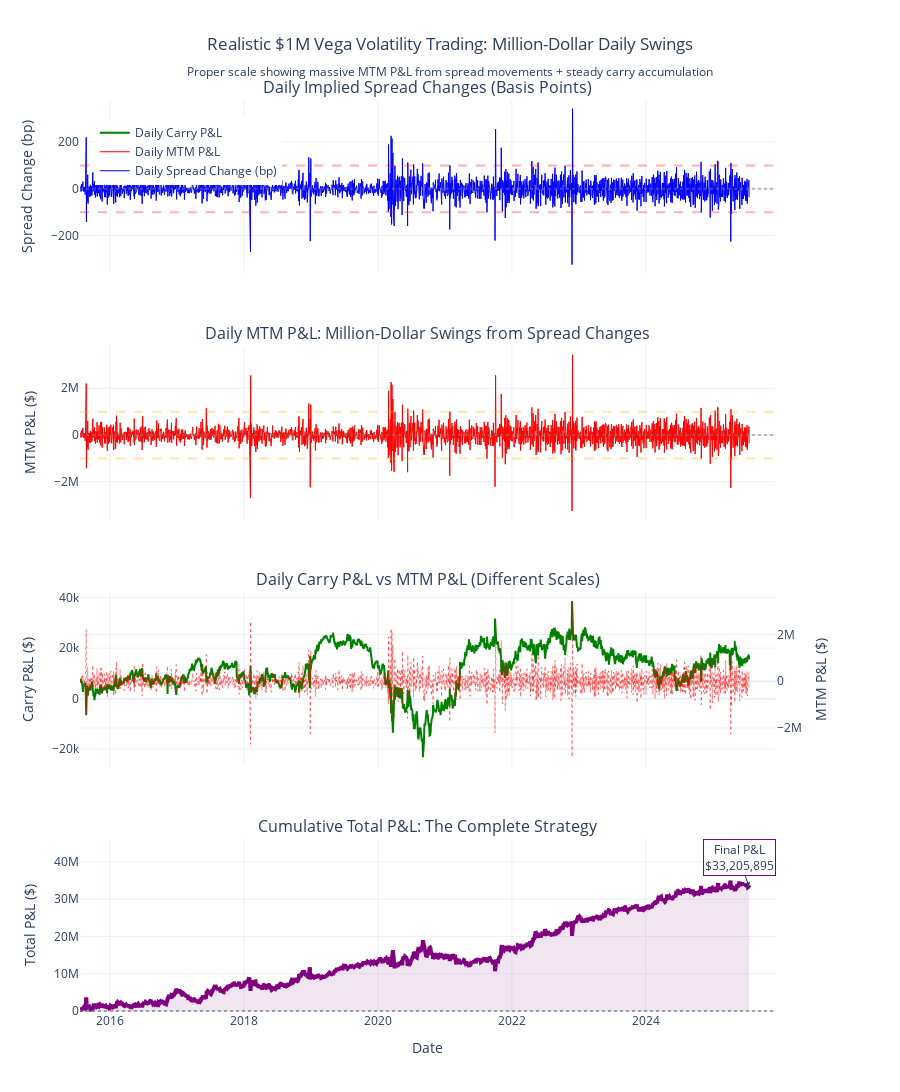

Notebook source saved alongside this figure:
### Markdown cell above
#### Realistic Visualization with Million-Dollar Swings

### Code cell
# Create visualization showing realistic million-dollar swings
fig = make_subplots(
    rows=4, cols=1,
    subplot_titles=[
        'Daily Implied Spread Changes (Basis Points)',
        'Daily MTM P&L: Million-Dollar Swings from Spread Changes',
        'Daily Carry P&L vs MTM P&L (Different Scales)',
        'Cumulative Total P&L: The Complete Strategy'
    ],
    vertical_spacing=0.08,
    shared_xaxes=True,
    specs=[[{"secondary_y": False}], [{"secondary_y": False}], [{"secondary_y": True}], [{"secondary_y": False}]]
)

# Plot 1: Daily spread changes in basis points
if 'properly_scaled_pnl' in locals():
    spread_changes_bp = properly_scaled_pnl['daily_spread_change'] * 100  # Convert to basis points
    
    fig.add_trace(
        go.Scatter(
            x=properly_scaled_pnl['date'],
            y=spread_changes_bp,
            mode='lines',
            name='Daily Spread Change (bp)',
            line=dict(color='blue', width=1),
            hovertemplate='<b>Spread Change</b><br>Date: %{x}<br>Change: %{y:.0f} bp<extra></extra>'
        ),
        row=1, col=1
    )
    
    fig.add_hline(y=0, line_dash="dot", line_color="gray", opacity=0.5, row=1, col=1)
    fig.add_hline(y=100, line_dash="dash", line_color="red", opacity=0.3, row=1, col=1)
    fig.add_hline(y=-100, line_dash="dash", line_color="red", opacity=0.3, row=1, col=1)
    
    # Plot 2: MTM P&L (the massive swings)
    fig.add_trace(
        go.Scatter(
            x=properly_scaled_pnl['date'],
            y=properly_scaled_pnl['mtm_pnl'],
            mode='lines',
            name='Daily MTM P&L',
            line=dict(color='red', width=1),
            hovertemplate='<b>MTM P&L</b><br>Date: %{x}<br>P&L: $%{y:,.0f}<extra></extra>'
        ),
        row=2, col=1
    )
    
    fig.add_hline(y=0, line_dash="dot", line_color="gray", opacity=0.5, row=2, col=1)
    fig.add_hline(y=1000000, line_dash="dash", line_color="orange", opacity=0.3, row=2, col=1)
    fig.add_hline(y=-1000000, line_dash="dash", line_color="orange", opacity=0.3, row=2, col=1)
    
    # Plot 3: Carry vs MTM on different scales
    fig.add_trace(
        go.Scatter(
            x=properly_scaled_pnl['date'],
            y=properly_scaled_pnl['daily_carry_pnl'],
            mode='lines',
            name='Daily Carry P&L',
            line=dict(color='green', width=2),
            hovertemplate='<b>Carry P&L</b><br>Date: %{x}<br>P&L: $%{y:,.0f}<extra></extra>'
        ),
        row=3, col=1
    )
    
    fig.add_trace(
        go.Scatter(
            x=properly_scaled_pnl['date'],
            y=properly_scaled_pnl['mtm_pnl'],
            mode='lines',
            name='MTM P&L (Right Scale)',
            line=dict(color='red', width=1, dash='dot'),
            opacity=0.5,
            hovertemplate='<b>MTM P&L</b><br>Date: %{x}<br>P&L: $%{y:,.0f}<extra></extra>',
            showlegend=False
        ),
        row=3, col=1, secondary_y=True
    )
    
    # Plot 4: Cumulative total P&L
    fig.add_trace(
        go.Scatter(
            x=properly_scaled_pnl['date'],
            y=properly_scaled_pnl['cumulative_total_pnl'],
            mode='lines',
            name='Total Strategy P&L',
            line=dict(color='purple', width=4),
            fill='tonexty',
            fillcolor='rgba(128, 0, 128, 0.1)',
            hovertemplate='<b>Total P&L</b><br>Date: %{x}<br>P&L: $%{y:,.0f}<extra></extra>',
            showlegend=False
        ),
        row=4, col=1
    )
    
    fig.add_hline(y=0, line_dash="dot", line_color="gray", opacity=0.7, row=4, col=1)
    
    # Add annotations for extreme events
    final_pnl = properly_scaled_pnl['cumulative_total_pnl'].iloc[-1]
    max_daily_loss = properly_scaled_pnl['mtm_pnl'].min()
    max_daily_gain = properly_scaled_pnl['mtm_pnl'].max()
    
    fig.add_annotation(
        x=properly_scaled_pnl['date'].iloc[-1],
        y=final_pnl,
        text=f"Final P&L<br>${final_pnl:,.0f}",
        showarrow=True,
        arrowhead=2,
        bgcolor="rgba(255,255,255,0.9)",
        bordercolor="purple",
        row=4, col=1
    )

# Update layout
fig.update_layout(
    title={
        'text': 'Realistic $1M Vega Volatility Trading: Million-Dollar Daily Swings<br>' +
                f'<sub>Proper scale showing massive MTM P&L from spread movements + steady carry accumulation</sub>',
        'x': 0.5,
        'xanchor': 'center'
    },
    height=1400,
    template='plotly_white',
    showlegend=True,
    legend=dict(x=0.02, y=0.98)
)

# Update axis labels
fig.update_yaxes(title_text="Spread Change (bp)", row=1, col=1)
fig.update_yaxes(title_text="MTM P&L ($)", row=2, col=1)
fig.update_yaxes(title_text="Carry P&L ($)", row=3, col=1)
fig.update_yaxes(title_text="MTM P&L ($)", row=3, col=1, secondary_y=True)
fig.update_yaxes(title_text="Total P&L ($)", row=4, col=1)
fig.update_xaxes(title_text="Date", row=4, col=1)

fig.show()

### Figure 1 — Plotly figure (JSON) as saved in the notebook; plotly's stock layout.template omitted (floating-point values rounded to 4 significant figures; data arrays with more than 128 entries replaced by an {"elided": "..."} marker saying what was removed)
{"data": [{"hovertemplate": "<b>Spread Change</b><br>Date: %{x}<br>Change: %{y:.0f} bp<extra></extra>", "line": {"color": "blue", "width": 1}, "mode": "lines", "name": "Daily Spread Change (bp)", "type": "scatter", "x": {"elided": "2514 str values"}, "xaxis": "x", "y": {"elided": "2514 float values"}, "yaxis": "y"}, {"hovertemplate": "<b>MTM P&L</b><br>Date: %{x}<br>P&L: $%{y:,.0f}<extra></extra>", "line": {"color": "red", "width": 1}, "mode": "lines", "name": "Daily MTM P&L", "type": "scatter", "x": {"elided": "2514 str values"}, "xaxis": "x2", "y": {"elided": "2514 float values"}, "yaxis": "y2"}, {"hovertemplate": "<b>Carry P&L</b><br>Date: %{x}<br>P&L: $%{y:,.0f}<extra></extra>", "line": {"color": "green", "width": 2}, "mode": "lines", "name": "Daily Carry P&L", "type": "scatter", "x": {"elided": "2514 str values"}, "xaxis": "x3", "y": {"elided": "2514 float values"}, "yaxis": "y3"}, {"hovertemplate": "<b>MTM P&L</b><br>Date: %{x}<br>P&L: $%{y:,.0f}<extra></extra>", "line": {"color": "red", "dash": "dot", "width": 1}, "mode": "lines", "name": "MTM P&L (Right Scale)", "opacity": 0.5, "showlegend": false, "type": "scatter", "x": {"elided": "2514 str values"}, "xaxis": "x3", "y": {"elided": "2514 float values"}, "yaxis": "y4"}, {"fill": "tonexty", "fillcolor": "rgba(128, 0, 128, 0.1)", "hovertemplate": "<b>Total P&L</b><br>Date: %{x}<br>P&L: $%{y:,.0f}<extra></extra>", "line": {"color": "purple", "width": 4}, "mode": "lines", "name": "Total Strategy P&L", "showlegend": false, "type": "scatter", "x": {"elided": "2514 str values"}, "xaxis": "x4", "y": {"elided": "2514 float values"}, "yaxis": "y5"}], "layout": {"annotations": [{"font": {"size": 16}, "showarrow": false, "text": "Daily Implied Spread Changes (Basis Points)", "x": 0.47, "xanchor": "center", "xref": "paper", "y": 1, "yanchor": "bottom", "yref": "paper"}, {"font": {"size": 16}, "showarrow": false, "text": "Daily MTM P&L: Million-Dollar Swings from Spread Changes", "x": 0.47, "xanchor": "center", "xref": "paper", "y": 0.73, "yanchor": "bottom", "yref": "paper"}, {"font": {"size": 16}, "showarrow": false, "text": "Daily Carry P&L vs MTM P&L (Different Scales)", "x": 0.47, "xanchor": "center", "xref": "paper", "y": 0.46, "yanchor": "bottom", "yref": "paper"}, {"font": {"size": 16}, "showarrow": false, "text": "Cumulative Total P&L: The Complete Strategy", "x": 0.47, "xanchor": "center", "xref": "paper", "y": 0.19, "yanchor": "bottom", "yref": "paper"}, {"arrowhead": 2, "bgcolor": "rgba(255,255,255,0.9)", "bordercolor": "purple", "showarrow": true, "text": "Final P&L<br>$33,205,895", "x": "2025-07-18T00:00:00", "xref": "x4", "y": 33210000.0, "yref": "y5"}], "height": 1400, "legend": {"x": 0.02, "y": 0.98}, "shapes": [{"line": {"color": "gray", "dash": "dot"}, "opacity": 0.5, "type": "line", "x0": 0, "x1": 1, "xref": "x domain", "y0": 0, "y1": 0, "yref": "y"}, {"line": {"color": "red", "dash": "dash"}, "opacity": 0.3, "type": "line", "x0": 0, "x1": 1, "xref": "x domain", "y0": 100, "y1": 100, "yref": "y"}, {"line": {"color": "red", "dash": "dash"}, "opacity": 0.3, "type": "line", "x0": 0, "x1": 1, "xref": "x domain", "y0": -100, "y1": -100, "yref": "y"}, {"line": {"color": "gray", "dash": "dot"}, "opacity": 0.5, "type": "line", "x0": 0, "x1": 1, "xref": "x2 domain", "y0": 0, "y1": 0, "yref": "y2"}, {"line": {"color": "orange", "dash": "dash"}, "opacity": 0.3, "type": "line", "x0": 0, "x1": 1, "xref": "x2 domain", "y0": 1000000, "y1": 1000000, "yref": "y2"}, {"line": {"color": "orange", "dash": "dash"}, "opacity": 0.3, "type": "line", "x0": 0, "x1": 1, "xref": "x2 domain", "y0": -1000000, "y1": -1000000, "yref": "y2"}, {"line": {"color": "gray", "dash": "dot"}, "opacity": 0.7, "type": "line", "x0": 0, "x1": 1, "xref": "x4 domain", "y0": 0, "y1": 0, "yref": "y5"}], "showlegend": true, "title": {"text": "Realistic $1M Vega Volatility Trading: Million-Dollar Daily Swings<br><sub>Proper scale showing massive MTM P&L from spread movements + steady carry accumulation</sub>", "x": 0.5, "xanchor": "center"}, "xaxis": {"anchor": "y", "domain": [0, 0.94], "matches": "x4", "showticklabels": false}, "xaxis2": {"anchor": "y2", "domain": [0, 0.94], "matches": "x4", "showticklabels": false}, "xaxis3": {"anchor": "y3", "domain": [0, 0.94], "matches": "x4", "showticklabels": false}, "xaxis4": {"anchor": "y5", "domain": [0, 0.94], "title": {"text": "Date"}}, "yaxis": {"anchor": "x", "domain": [0.81, 1], "title": {"text": "Spread Change (bp)"}}, "yaxis2": {"anchor": "x2", "domain": [0.54, 0.73], "title": {"text": "MTM P&L ($)"}}, "yaxis3": {"anchor": "x3", "domain": [0.27, 0.46], "title": {"text": "Carry P&L ($)"}}, "yaxis4": {"anchor": "x3", "overlaying": "y3", "side": "right", "title": {"text": "MTM P&L ($)"}}, "yaxis5": {"anchor": "x4", "domain": [0, 0.19], "title": {"text": "Total P&L ($)"}}}}
